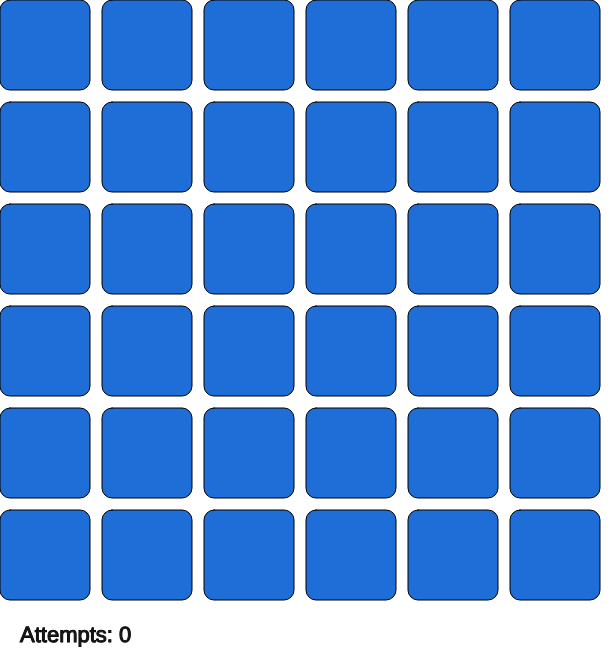
Frame 1 (no input)
Frame 60 (no input): identical to frame 1, image omitted
Frame 120 (the mouse pressed at the canvas centre since frame 60): identical to frame 1, image omitted

The p5.js sketch that drew this single still picture (run headless with seeded random() and noise() and a simulated clock; from frame 60 on, the mouse is pressed at the canvas centre):

// p5.js sketch
// ── sketch.js
let cards = [];
let values = [];
let flippedCards = [];
let matched = 0;
let attempts = 0;
let cols = 6;
let rows = 6;
let totalPairs = (cols * rows) / 2;
let cardSize = 90;
let spacing = 12;
let gameWon = false;

function setup() {
  createCanvas((cardSize + spacing) * cols, (cardSize + spacing) * rows + 50);
  generateCards();
}

function draw() {
  background(280);
  drawCards();
  displayAttempts();

  if (matched === totalPairs) {
    fill(0, 180, 0);
    textSize(40);
    textAlign(CENTER);
    text("You Win!", width / 2, height - 12);
  }
}

function generateCards() {
  // Create pairs
  values = [];
  for (let i = 0; i < totalPairs; i++) {
    values.push(i);
    values.push(i);
  }
  shuffle(values, true);

  cards = [];
  for (let i = 0; i < rows * cols; i++) {
    let x = (i % cols) * (cardSize + spacing);
    let y = floor(i / cols) * (cardSize + spacing);
    cards.push(new Card(x, y, cardSize, values[i]));
  }
}

function drawCards() {
  for (let card of cards) {
    card.show();
  }
}

function mousePressed() {
  if (flippedCards.length < 2 && !gameWon) {
    for (let card of cards) {
      if (card.contains(mouseX, mouseY) && !card.revealed && !card.matched) {
        card.revealed = true;
        flippedCards.push(card);
        break;
      }
    }

    if (flippedCards.length === 2) {
      attempts++;
      setTimeout(checkMatch, 600);
    }
  }
}

function checkMatch() {
  let [a, b] = flippedCards;

  if (a.value === b.value) {
    a.matched = true;
    b.matched = true;
    matched++;
  } else {
    a.revealed = false;
    b.revealed = false;
  }

  flippedCards = [];
}

function displayAttempts() {
  fill(20);
  textSize(22);
  textAlign(LEFT);
  text(`Attempts: ${attempts}`, 20, height - 20);
}

class Card {
  constructor(x, y, size, value) {
    this.x = x;
    this.y = y;
    this.size = size;
    this.value = value;
    this.revealed = false;
    this.matched = false;
  }

  contains(px, py) {
    return px > this.x && px < this.x + this.size &&
           py > this.y && py < this.y + this.size;
  }

  show() {
    stroke(0);
    fill(this.revealed || this.matched ? "#655FA58E" : "#035CD2E2");
    rect(this.x, this.y, this.size, this.size, 10);

    if (this.revealed || this.matched) {
      fill(0);
      textSize(32);
      textAlign(CENTER, CENTER);
      text(this.value, this.x + this.size / 2, this.y + this.size / 2);
    }
  }
}
